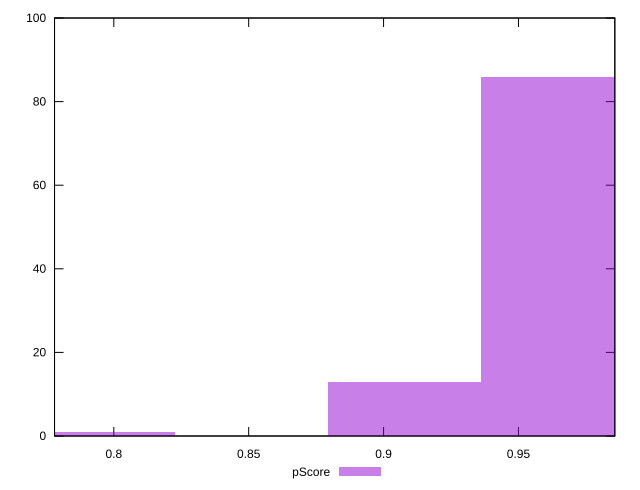

The gnuplot source for this figure:
reset

$pScore <<EOF
0.9077871283540924 13
0.7943137373098308 1
0.9645238238762232 86
EOF

set key outside below
set boxwidth 0.05673669552213077
set xrange [0.7780229708445994:0.9857243909236761]
set yrange [0:100]
set trange [0:100]
set style fill transparent solid 0.5 noborder
set terminal svg size 640, 490 enhanced background rgb 'white'
set output "report_00019_2021-02-10T18-14-37.922Z//bootup-time/samples/pages/pScore/histogram.svg"

plot $pScore title "pScore" with boxes

reset
